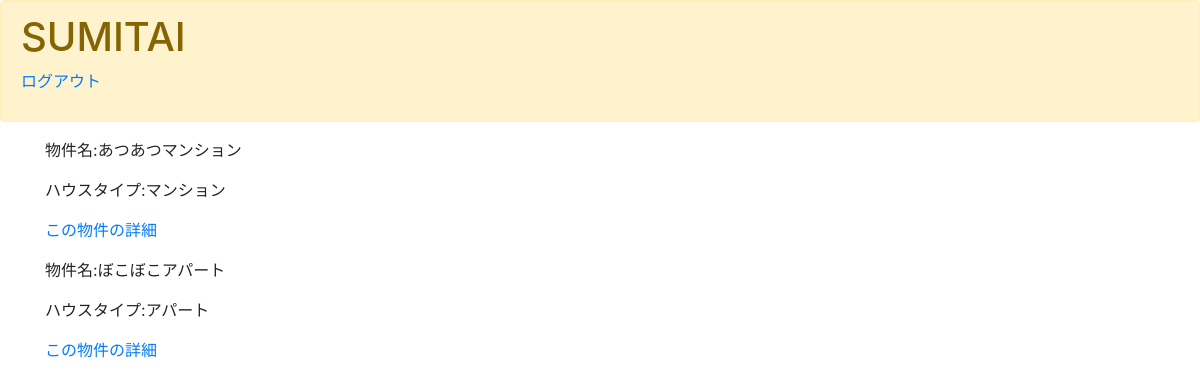
Before: /HouseList/ with the older database file.
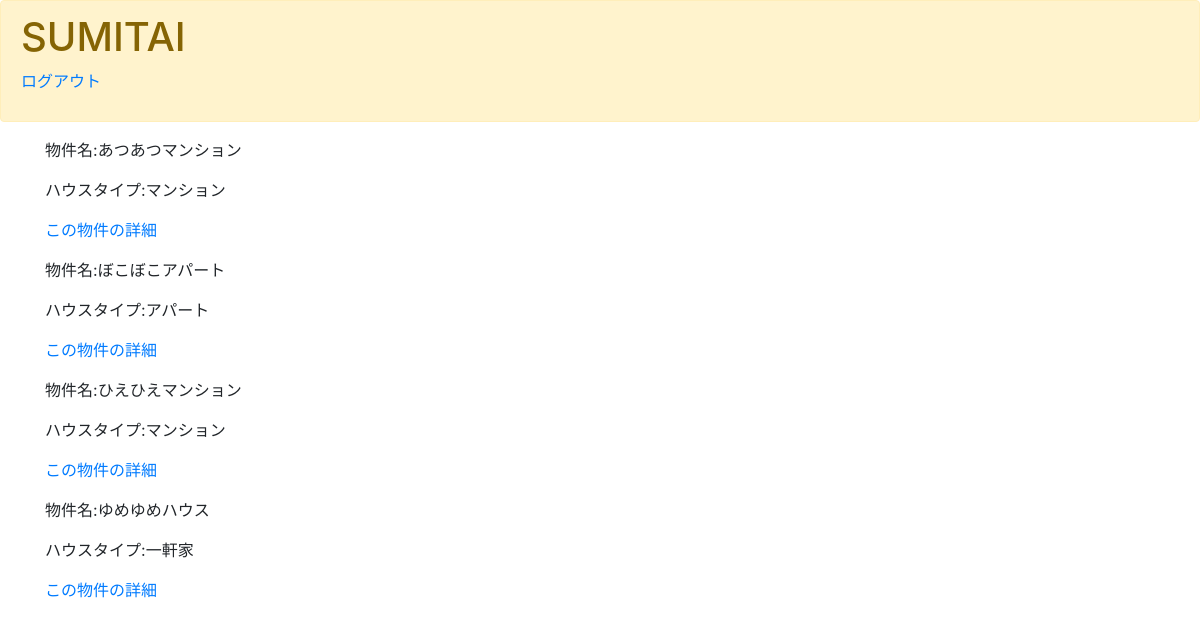
After: the same page with the newer database file.
### sumitai/models.py (models this page shows, shortened)
class SumitaiModel(models.Model):
    houseName=models.CharField(
        max_length=100,
        null=True, #仮
    )
    region = models.CharField(
        max_length=100,
        choices=REGION,
        null=True,  #仮
    )
    memo = models.TextField()
    houseType = models.CharField(
        max_length=100,
        choices=HTYPE,
        null=True, #仮
        )
    images = models.ImageField(
        upload_to='',
        null=True, #仮
        )
    good = models.IntegerField(
        null=True, #仮
        )
    read = models.IntegerField(
        null=True, #仮
    )
    readtext = models.CharField(
        max_length=200,
        null=True, #仮
    )

### sumitai/views.py (the view)
# urls.py: path('HouseList/', HouseList, name='houselist'),
def HouseList(request):
    object_list = SumitaiModel.objects.all()
    return render(request, 'HouseList.html', {'object_list':object_list})

### templates/HouseList.html (shortened to what this page needs)
{% extends 'base.html'%}
{% load static %}
{% block content %}
<div class="container">
    {% for item in object_list %}
    <p>
        物件名:{{item.houseName}}
    </p>
    <p>
        ハウスタイプ:{{item.houseType}}
    </p>
    <p>
        <a href="{% url 'housedetail' item.pk%}">この物件の詳細</a>
    </p>
    {% endfor %}
</div>
{% endblock content %}

### templates/base.html (shortened to what this page needs)
<!doctype html>
<html lang="ja">
<head>
    <link rel="stylesheet" href="https://stackpath.bootstrapcdn.com/bootstrap/4.5.0/css/bootstrap.min.css"
>
</head>
<body>
    <div class="alert alert-warning">
        <h1> SUMITAI </h1>
        <p><a href="{% url 'logout' %}">ログアウト</a></p>
    </div>
    {% block content %}
    {% endblock content %}
</body>
</html>

Changed rows visible on the page:
added SumitaiModel: houseName "ひえひえマンション", houseType "マンション"
added SumitaiModel: houseName "ゆめゆめハウス", houseType "一軒家"
